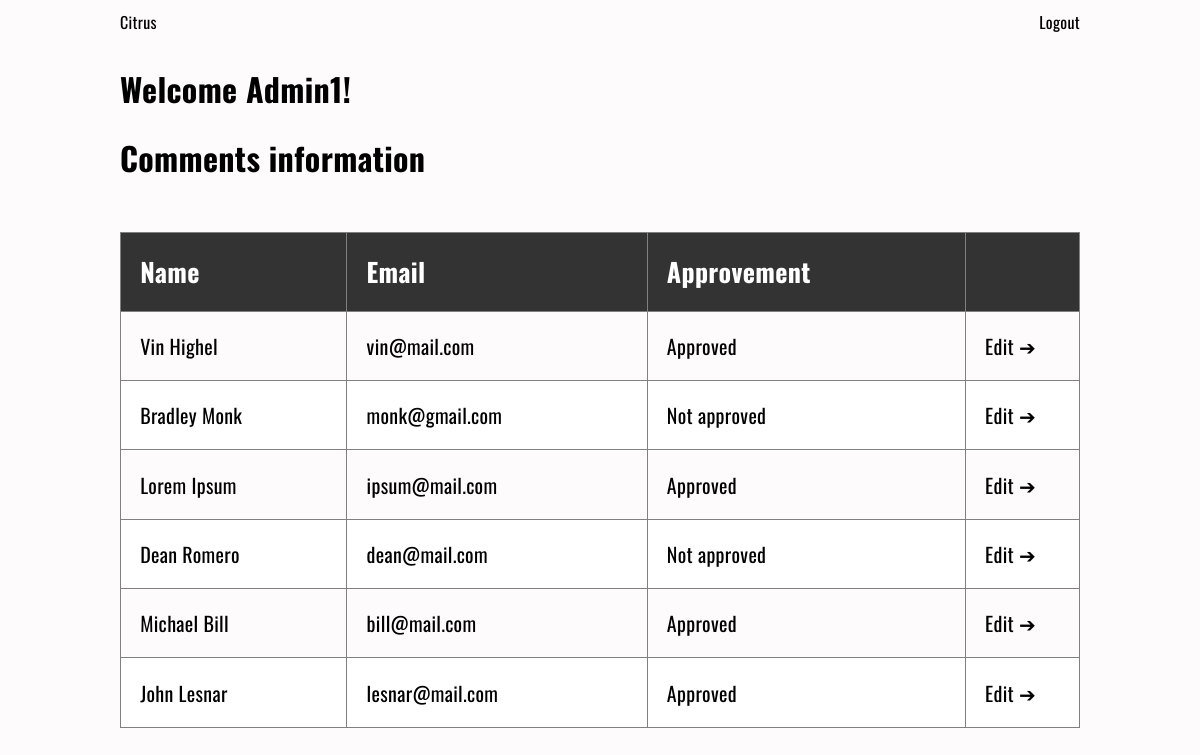
/admin/admin.php (signed in), run on the app's committed database.
### tables this page shows
CREATE TABLE `comments` (
  `id_comment` int(11) NOT NULL,
  `name` varchar(50) NOT NULL,
  `email` varchar(70) NOT NULL,
  `message` text NOT NULL,
  `is_approved` tinyint(1) DEFAULT NULL
);

### admin/admin.php (the view, shortened to what this page needs)
<!DOCTYPE html>
<html lang="en">
<head>
    <link rel="stylesheet" href="../css/style.css" />
    <link rel="stylesheet" href="../css/table.css" />
</head>
<body>
<header>
  <a href="admin.php">Citrus</a>
<a href="logout.php">Logout</a>
</header>
<h1>Welcome <?php echo $_SESSION['username']; ?>!</h1>
<h1>Comments information</h1>
<div style="overflow-x:auto;">
<table>
<tr>
<th>Name</th>
<th>Email</th>
<th>Approvement</th>
<th></th>
</tr>
<?php
require '../connection.php';
$conn->set_charset("utf-8");
$sql = "SELECT id_comment, name, email, message, is_approved FROM comments";
$result = $conn->query($sql);
if ($result->num_rows > 0) {
    while($row = $result->fetch_assoc()) {
?>
<tr>
<td><?php echo $row["name"]?></td>
<td><?php echo $row["email"]?></td>
<td><?php echo empty($row["is_approved"]) ? "Not approved" : "Approved"?></td>
<td><a href="editcomment.php?id_comment=<?php echo $row["id_comment"]?>">Edit &#10132;</a></td>
</tr>
        <?php
    }
} else {
    echo "No results";
}
?>
</table>
</div>

### css/style.css (style rules this page uses)
body { margin: 0 10%; padding: 0; box-sizing: border-box; font-family: 'Oswald', sans-serif; letter-spacing: 0.02em; background-color: rgba(253, 251, 252, 0.9); }
header { display: flex; align-items: center; justify-content: space-between; padding: 10px 0; }
header a { color: black; text-decoration: none; }

### css/table.css (style rules this page uses)
table { width: 100%; margin: 30px 0; border-collapse: collapse; background-color: white; }
td, th { border: 1px solid #808080; text-align: left; padding: 2%; }
th { font-size: 26px; background-color: #333333; color: white; }
td { font-size: 20px; }
tr:nth-child(even) { background-color: rgba(253, 251, 252, 0.9); }
td a { text-decoration: none; color: black; }

### data on the page
comments: name "Vin Highel", email "vin@mail.com", is_approved "Approved"
comments: name "Bradley Monk", email "monk@gmail.com", is_approved "Not approved"
comments: name "Lorem Ipsum", email "ipsum@mail.com", is_approved "Approved"
comments: name "Dean Romero", email "dean@mail.com", is_approved "Not approved"
comments: name "Michael Bill", email "bill@mail.com", is_approved "Approved"
comments: name "John Lesnar", email "lesnar@mail.com", is_approved "Approved"

### other printed values
$_SESSION['username'] "Admin1"
